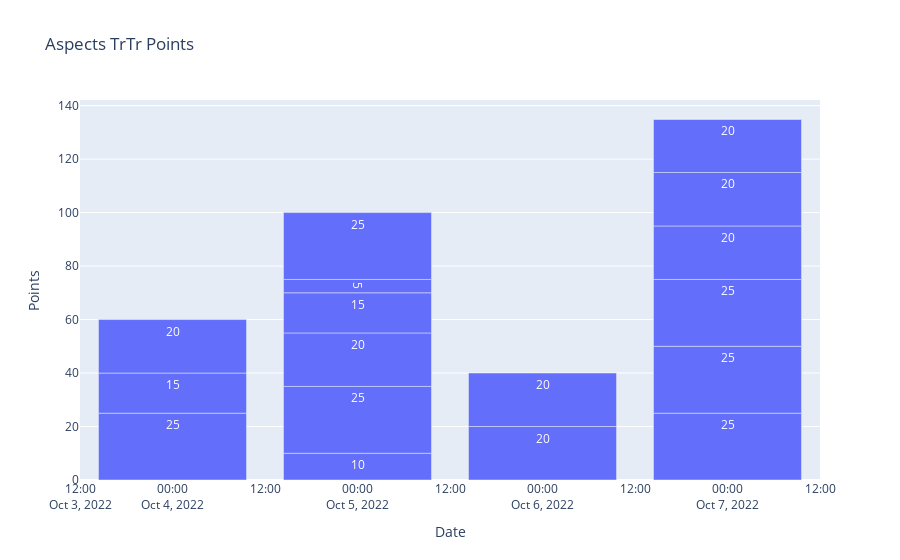

Source (notebook cell):
### Markdown cell above
#### **result**

### Code cell
fig = px.bar(b_trtr, x="Date", y="Points", text="Points", title="Aspects TrTr Points")
fig.show()

### Figure 1 — Plotly figure (JSON) as saved in the notebook; plotly's stock layout.template omitted (floating-point values rounded to 4 significant figures)
{"data": [{"alignmentgroup": "True", "hovertemplate": "Date=%{x}<br>Points=%{text}<extra></extra>", "legendgroup": "", "marker": {"color": "#636efa", "pattern": {"shape": ""}}, "name": "", "offsetgroup": "", "orientation": "v", "showlegend": false, "text": [25, 15, 20, 10, 25, 20, 15, 5, 25, 20, 20, 25, 25, 25, 20, 20, 20, 0, 0], "textposition": "auto", "type": "bar", "x": ["2022-10-04T00:00:00", "2022-10-04T00:00:00", "2022-10-04T00:00:00", "2022-10-05T00:00:00", "2022-10-05T00:00:00", "2022-10-05T00:00:00", "2022-10-05T00:00:00", "2022-10-05T00:00:00", "2022-10-05T00:00:00", "2022-10-06T00:00:00", "2022-10-06T00:00:00", "2022-10-07T00:00:00", "2022-10-07T00:00:00", "2022-10-07T00:00:00", "2022-10-07T00:00:00", "2022-10-07T00:00:00", "2022-10-07T00:00:00", "2022-10-07T00:00:00", "2022-10-07T00:00:00"], "xaxis": "x", "y": [25, 15, 20, 10, 25, 20, 15, 5, 25, 20, 20, 25, 25, 25, 20, 20, 20, 0, 0], "yaxis": "y"}], "layout": {"barmode": "relative", "legend": {"tracegroupgap": 0}, "title": {"text": "Aspects TrTr Points"}, "xaxis": {"anchor": "y", "domain": [0, 1], "title": {"text": "Date"}}, "yaxis": {"anchor": "x", "domain": [0, 1], "title": {"text": "Points"}}}}
